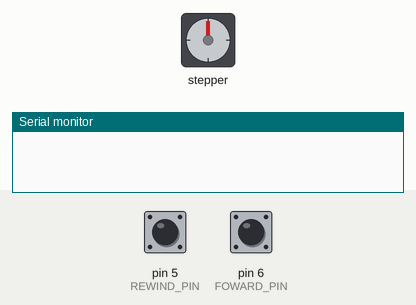
Recording of a sketch running on a simulated Arduino Uno, built with avr-gcc and run on an emulated ATmega328P. Parts: stepper motor, the last lines printed to the serial monitor. Inputs (shaded band) come from the test bench; at power-on: pin 6 (FOWARD_PIN) HIGH, pin 5 (REWIND_PIN) HIGH. Stepper angles assume 4096 steps per turn.

Above: at 4.3 s.
4.4 s: pin 6 (FOWARD_PIN) pulled LOW for 1 s
At 5.25 s:
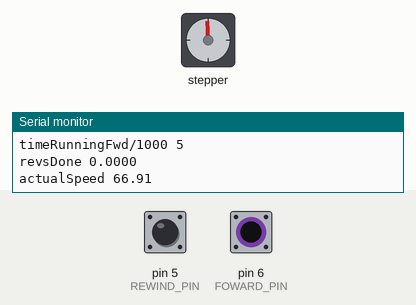
6.9 s: pin 5 (REWIND_PIN) pulled LOW for 0.15 s
At 7.4 s:
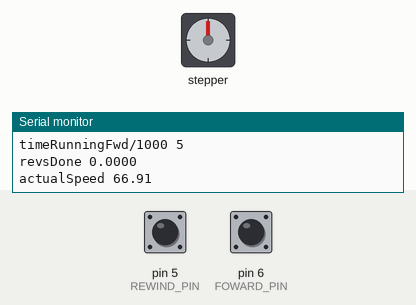
8.5 s: pin 6 (FOWARD_PIN) driven LOW
At 10.81 s:
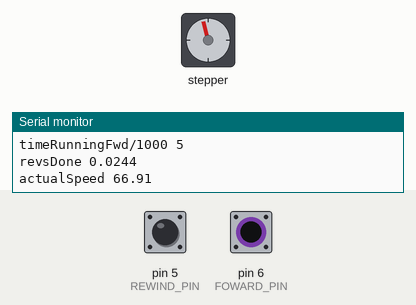
11.5 s: pin 5 (REWIND_PIN) pulled LOW for 1 s
15.5 s: pin 6 (FOWARD_PIN) driven HIGH
Timing chart, 0 to 18.0 s (numbered marks = the images above; inputs shaded):
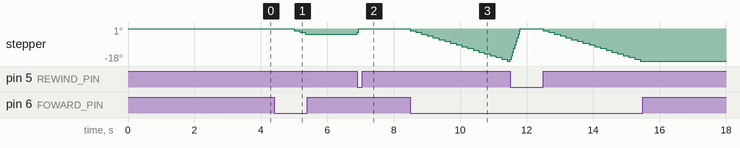

Measured:
- after the input at 6.9 s, stepper: goes -2° 0.03 s, then 0°, starting at once
- after the input at 8.5 s, stepper: keeps turning counter-clockwise at about 6°/s, starting at once
- after the input at 15.5 s, stepper: stops changing and stays -18°

The sketch:

stepper_speedControl2.ino
```cpp
#include <AccelStepper.h>

//motor data
#define FULLSTEP 4
#define HALFSTEP 8  //Stepper library doesnt have this mode, so only 2038 steps/rev. We use 4096 to extreme precision.
#define REWIND_SPEED 700

//BARN DOOR DATA
//when run it has to be mechanically at THETA0 rads
#define RADS_PER_SEC 7.292115e-05 //SIDEREAL SPEED DESIRED -
#define LENGTH_CM 28 // fill in with precise measured value hinge to bolt axis
// For theta zero, I used relative measurement between two boards w/ level.
// Got 0.72 degrees, which is 0.012566 radians
#define THETA0  0 // fill in with angle at fully closed position (radians)
#define ROTATIONS_PER_CM 8  // M8 tread
#define STEPS_PER_ROTATION 4096.0 //half step
#define CYCLES_PER_SECOND 80000000

#define STOPPED 0
#define RUNNING 1
#define REWIND 2

//PINS conmutated switch, never rew and fw at the same time
#define REWIND_PIN 5
#define FOWARD_PIN 6


//HALFSTEP --> 4096 steps/revo
AccelStepper stepper2(HALFSTEP, 8, 10, 9, 11);

unsigned long currentTime;  // or micros()
unsigned long previousTime;  // or micros()
unsigned long timeRunningFwd = 0; // msecs running forward
unsigned long timeInterval = 5 * 1000; // secs to compute position and change speed
unsigned long stepsDone = 0; // initial position
float actualSpeed = 0 ; // speed in steps per second.
int mode = 0; // 0 = STOP, 1 = RUN, 2 = REWND
bool isDoingStep; // from Accelstepper

// Functions
//Classic barndoor. speed increases with time
//float ypt(float ts) {
//  // bolt insertion rate in cm/s: y'(t) // bolt linear speed depending on t
//  // Note, if you run this for ~359 minutes, it goes to infinity!!
//  //derivative of funtion
//  return (LENGTH_CM / (pow(cos(THETA0 + RADS_PER_SEC * ts), 2))) * RADS_PER_SEC * ROTATIONS_PER_CM * STEPS_PER_ROTATION;
//}

//two pivots barndoor. speed decreases with time
//remember counterweight to easy the motor forces

float ypt(float ts) {
  // bolt insertion rate in cm/s: y'(t) // bolt linear speed depending on t
   //derivative of funtion
  return (LENGTH_CM * (cos((THETA0 + RADS_PER_SEC * ts) / 2)) * RADS_PER_SEC * ROTATIONS_PER_CM * STEPS_PER_ROTATION);
}

// Setup
void setup() {

  pinMode (5, INPUT_PULLUP); // Rewind to initial angle
  pinMode (6, INPUT_PULLUP); // run foward to infinite
  stepper2.setMaxSpeed(1000.0); // 1000 steps/sec
  Serial.begin(9600);
}


//Main loop
void loop() {

//read buttons and change mode
  if (digitalRead(REWIND_PIN) == LOW )       {
    mode = REWIND;
    if (stepsDone != 0)  {
      stepper2.setSpeed(REWIND_SPEED); // steps per second REWIND
      if (stepper2.runSpeed ()) stepsDone--;
    }
    else if (stepsDone == 0) {
      mode = STOPPED;
      timeRunningFwd = 0; //reset timer
    }//stop motor at zero position
  }

  //normal foward movement
  else if (digitalRead(FOWARD_PIN) == LOW )       {
    mode = RUNNING;
    stepper2.setSpeed(-actualSpeed);// steps per second RUN FORWARD
    if (stepper2.runSpeed ())    stepsDone++;
  }


  currentTime = millis();

  if ((currentTime - previousTime > timeInterval) ) {

    actualSpeed = ypt(timeRunningFwd / 1000); //calculate new speed
    if (mode == RUNNING) timeRunningFwd += timeInterval; //count time only if RUNNING
    previousTime = currentTime;

//
//    Serial.print("currentTime/1000 ");    Serial.println(currentTime / 1000);
    Serial.print("timeRunningFwd/1000 ");    Serial.println(timeRunningFwd / 1000);
//    Serial.print("actual degrees ");    Serial.println(((THETA0 + RADS_PER_SEC * (timeRunningFwd / 1000)) * 180 / PI));
//    Serial.print("mode ");    Serial.println(mode);
//
    //Serial.print("stepsDone ");    Serial.println(stepsDone);
    Serial.print("revsDone ");    Serial.println(stepsDone/4096.0, 4);
    Serial.print("actualSpeed ");    Serial.println(actualSpeed);
    //Serial.print("sideral calculada  "); Serial.println (24 * 60 * 60((RADS_PER_SEC * (timeRunningFwd / 1000)) * (180 / PI)) / (timeRunningFwd / 1000));

  }

}
```
